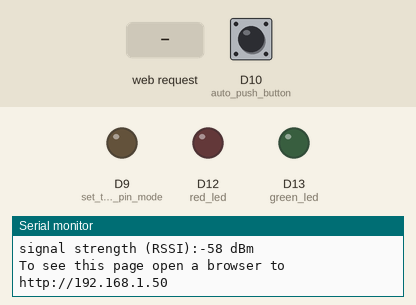
Recording of a sketch running on a simulated Arduino MKR. On the bench: output pins drawn as LEDs (lit = HIGH), the last lines printed to the serial monitor. Dashed ring = blinking. The test bench sets the inputs (shaded band); at power-on: D10 (auto_push_button) HIGH. WiFi joins after 1.5 s; servers stay silent unless stated.

Above: at 14.7 s.
14.8 s: D10 (auto_push_button) pulled LOW for 0.15 s
At 17.7 s:
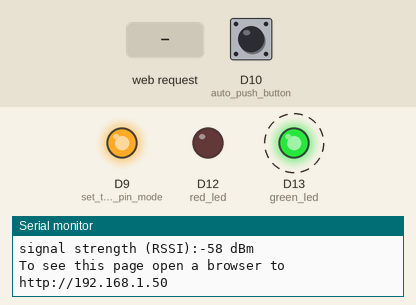
17.9 s: HTTP request GET /9/off received
At 20.1 s:
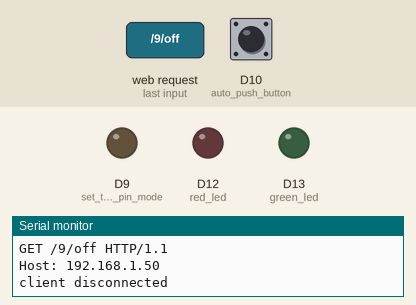
20.9 s: HTTP request GET /9/on received
At 23.7 s:
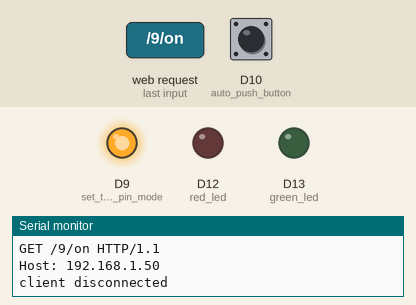
23.9 s: HTTP request GET /9/off received
At 26.7 s:
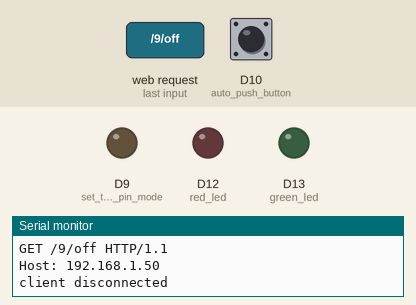
26.9 s: D10 (auto_push_button) pulled LOW for 3.2 s
At 28.0 s:
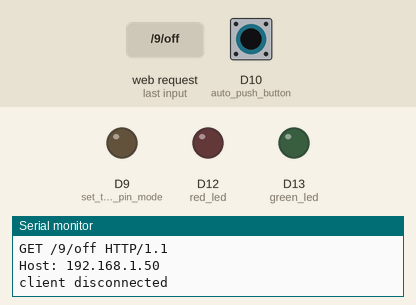
31.6 s: D10 (auto_push_button) pulled LOW for 1 s
At 33.5 s:
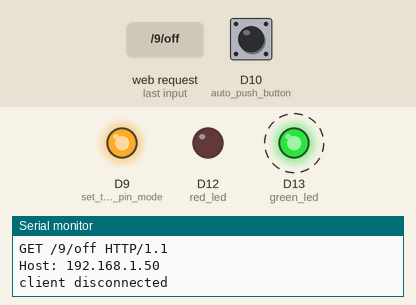
Timing chart, 0 to 36.6 s (numbered marks = the images above; inputs shaded):
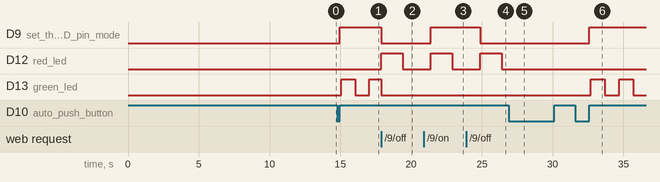

The sketch:

IO_WiFi_WebCtrl.ino
```cpp
/*
  WiFi Web Server - Lighting Control and Timer Application

 A simple web server to control state of GPIOs via the web.
 This sketch will print the IP address of your WiFi Shield (once connected)
 to the Serial monitor. From there, you can open that address in a web browser
 to turn on and off the output. It also features a push button to trigger a
 timer to keep the output activated for 60 minutes and then off for the rest
 of the day so if for example the output is activated at 9pm on a day then it
 will keep being activated at 9pm for an hour every day.

 This example is written for a network using WPA encryption. For
 WEP or WPA, change the WiFi.begin() call accordingly.

 Based on initial code from Tom Igoe which was created on 25 Nov 2012.

 It has been modified by RM on May 2019.
 */
#include <SPI.h>
#include <WiFi101.h>

///////please enter SSID and Password here
char ssid[] = "Your_SSID_here";           // your network SSID (name)
char pass[] = "Your_WiFi_Password_here";  // your network password (use for WPA, or use as key for WEP)
int keyIndex = 0;                         // your network key Index number (needed only for WEP)

// Flags
int pb_release_flag = 0;
int auto_pb_press_flag = 0;

// Pin definition
int auto_push_button = 10;    // Pin 10 for auto-mode push button
int gnd_output = 11;          // Pin 11 to use as GND
int red_led = 12;             // Pin 12 for Red LED
int green_led = 13;           // Pin 13 for Green LED

// General Purpose Variables
int status = WL_IDLE_STATUS;
WiFiServer server(80);
unsigned long currentMillis;
unsigned long previousMillis = 0;
const long interval = 1000;     // 1000ms for 1second
int ledState = LOW;
unsigned long TimeON = 3600;    // 3600s for 60minutes or 1 hour
unsigned long TimeOFF = 86400;  // 86400s for 1440minutes or 24 hours - 3600s of ON and the rest of the time OFF
unsigned long TimeCounter = 0;
String output9State = "off";
String Timer9State = "off";
String header;
int debou_state = 0;            // Debounce state register
String sw_version = "01.00.06, 30/05/19";

// Fixed IP address
IPAddress ip(192, 168, 0, 100);

/////////////////////////
//    Setup
/////////////////////////
void setup() {
  Serial.begin(9600);                     // initialize serial communication
  pinMode(9, OUTPUT);                     // set the LED pin mode
  pinMode(auto_push_button,INPUT_PULLUP); // push-button input
  pinMode(gnd_output, OUTPUT);            // Output set as GND
  digitalWrite(gnd_output, LOW);          // Set line to LOW
  pinMode(red_led, OUTPUT);               // set the LED pin mode
  pinMode(green_led, OUTPUT);             // set the LED pin mode
  digitalWrite(red_led, LOW);             // Set both LEDs to LOW
  digitalWrite(green_led, LOW);

  // delay to see sw print information on serial monitor
  delay(2000);

  // Print sw information
  Serial.print("SW version: " + sw_version);
  Serial.print("Created by RM - 2019");

  // check for the presence of the shield:
  if (WiFi.status() == WL_NO_SHIELD) {
    Serial.println("WiFi shield not present");
    while (true);       // don't continue
  }

  // Configuring Fixed IP to the WiFi module
  WiFi.config(ip);

  // attempt to connect to WiFi network:
  while ( status != WL_CONNECTED) {
    Serial.print("Attempting to connect to SSID: ");
    Serial.println(ssid);                   // print the network name (SSID);

    // Connect to WPA/WPA2 network. Change this line if using open or WEP network:
    status = WiFi.begin(ssid, pass);
    // wait 10 seconds for connection:
    delay(10000);
  }
  server.begin();                           // start the web server on port 80
  printWiFiStatus();                        // you're connected now, so print out the status
}


void loop() {

  /////////////////////////////////////////////
  // Handle auto_pb press and timer function
  /////////////////////////////////////////////
  // Switch case to handle push-button press debouncing
  switch (debou_state) {
    case 0:
      if(digitalRead(auto_push_button) == 0) {
        currentMillis = millis();
        previousMillis = currentMillis;
        debou_state++;
      }
    break;

    case 1:
      currentMillis = millis();
      // 100ms debounce to confirm the push button has been pressed
      if (currentMillis - previousMillis >= 100) {
        if(digitalRead(auto_push_button) == 0) {
          pb_release_flag = 1;
          debou_state++;
        }
        else {
          debou_state = 0;
        }
      }
    break;

    case 2:
      if(digitalRead(auto_push_button) == 1 && pb_release_flag == 1) {
        pb_release_flag = 0;
        previousMillis = 0;
        // Toggle "auto_pb_press_flag"
        if(auto_pb_press_flag == 0) {
          // Switch the MAIN output ON - Timer Starts
          digitalWrite(9, HIGH);
          auto_pb_press_flag = 1;
        }
        else if(auto_pb_press_flag == 1) {
          // Switch the MAIN output OFF - Timer fucntion is stopped
          digitalWrite(9, LOW);
          auto_pb_press_flag = 0;
        }
        delay(100);
        debou_state++;
      }
    break;

    case 3:
      debou_state = 0;
    break;
  }

  // RM: push button press handling as it was before - without debouncing
  /*
  if(digitalRead(auto_push_button) == 0) {
    pb_release_flag = 1;
  }
  else if(digitalRead(auto_push_button) == 1 && pb_release_flag == 1) {
    pb_release_flag = 0;
    // Toggle "auto_pb_press_flag"
    if(auto_pb_press_flag == 0) {
      // Switch the MAIN output ON - Timer Starts
      digitalWrite(9, HIGH);
      auto_pb_press_flag = 1;
    }
    else if(auto_pb_press_flag == 1) {
      // Switch the MAIN output OFF - Timer fucntion is stopped
      digitalWrite(9, LOW);
      auto_pb_press_flag = 0;
    }
  }
  */

  // Button has been pressed and released - the timer action can begin
  if(auto_pb_press_flag == 1) {
    // Load string
    Timer9State = "on";
    // The timer function is running
    currentMillis = millis();

    // Check if the millis counter has reached the interval
    if (currentMillis - previousMillis >= interval) {
      // save the last time you blinked the LED
      previousMillis = currentMillis;

      // if the LED is off turn it on and vice-versa
      if (ledState == LOW) {
        ledState = HIGH;
      } else {
        ledState = LOW;
      }

      // Blink Green LED once a second when the timer function is running
      digitalWrite(green_led, ledState);
      digitalWrite(red_led, LOW);

      // Increase every second
      TimeCounter++;
    }

    // Check if it has reached the TimeOn counter
    if(TimeCounter == TimeON) {
      // Switch the MAIN output OFF
      digitalWrite(9, LOW);
    }
    else if(TimeCounter == TimeOFF) {
      // Switch the MAIN output ON - The cycle stats again
      digitalWrite(9, HIGH);
      // Set counter to zero
      TimeCounter = 0;
    }
  }
  else if(auto_pb_press_flag == 0) {
    // The timer function has stopped running
    // Load string
    Timer9State = "off";
    TimeCounter = 0;
    currentMillis = 0;
    previousMillis = 0;
    digitalWrite(green_led, LOW);
    digitalWrite(red_led, LOW);
  }
  /////////////////////////////////////////////


  /////////////////////////////////////////////
  // Handle the Webpage
  /////////////////////////////////////////////
  WiFiClient client = server.available();   // listen for incoming clients

  if (client) {                             // if you get a client,
    header = "";  // RM added for testing
    Serial.println("new client");           // print a message out the serial port
    String currentLine = "";                // make a String to hold incoming data from the client
    while (client.connected()) {            // loop while the client's connected

      // Switch red LED On to indicate that there is a client connected
      digitalWrite(green_led, LOW);
      digitalWrite(red_led, HIGH);

      if (client.available()) {             // if there's bytes to read from the client,
        char c = client.read();             // read a byte, then
        Serial.write(c);                    // print it out the serial monitor
        header += c;                        // capture data
        if (c == '\n') {                    // if the byte is a newline character

          // if the current line is blank, you got two newline characters in a row.
          // that's the end of the client HTTP request, so send a response:
          if (currentLine.length() == 0) {
            // Checking if the header is valid
            // dXNlcjpwYXNz = 'user:pass' (user:pass) base64 encode
            // Finding the right credential string, then loads web page
            if(header.indexOf("NXdhcmt3b3J0aDplbW1hbHVjYXM=") >= 0) {
              // HTTP headers always start with a response code (e.g. HTTP/1.1 200 OK)
              // and a content-type so the client knows what's coming, then a blank line:
              client.println("HTTP/1.1 200 OK");
              client.println("Content-type:text/html");
              client.println();

              // Display the HTML web page
              client.println("<!DOCTYPE html><html>");
              client.println("<head><meta name=\"viewport\" content=\"width=device-width, initial-scale=1\">");
              client.println("<link rel=\"icon\" href=\"data:,\">");
              client.println("<title>RM Control</title>");
              // CSS to style the on/off buttons
              // Feel free to change the background-color and font-size attributes to fit your preferences
              client.println("<style>html { font-family: Helvetica; display: inline-block; margin: 0px auto; text-align: center;}");
              client.println(".button { background-color: #195B6A; border: none; color: white; padding: 16px 40px;");
              client.println("text-decoration: none; font-size: 30px; margin: 2px; cursor: pointer;}");
              client.println(".button2 {background-color: #77878A;}</style></head>");

              // Web Page Heading
              client.println("<body><h1>Garden Lighting Control</h1><br>");

              client.println("<body><h2>Deck Lighting</h2><br>");
              // Display current state, and ON/OFF buttons for GPIO 9
              client.println("<p>Current State: " + output9State + "</p>");
              // Display if the timer on GPIO 9 is running
              client.println("<p>Timer State: " + Timer9State + "</p>");

              // If the output9State is off, it displays the ON button
              if (output9State=="off") {
                client.println("<p><a href=\"/9/on\"><button class=\"button\">On</button></a></p>");
              } else {
                client.println("<p><a href=\"/9/off\"><button class=\"button button2\">Off</button></a></p>");
              }
              client.println("</body></html>");

              // The HTTP response ends with another blank line:
              client.println();
              // break out of the while loop:
              break;
            }
            else {
              // Wrong user or password, so HTTP request fails...
              client.println("HTTP/1.1 401 Unauthorized");
              client.println("WWW-Authenticate: Basic realm=\"Secure\"");
              client.println("Content-Type: text/html");
              client.println();
              client.println("<html>Authentication failed</html>");
            }
          }
          else {      // if you got a newline, then clear currentLine:
            currentLine = "";
          }
        }
        else if (c != '\r') {    // if you got anything else but a carriage return character,
          currentLine += c;      // add it to the end of the currentLine
        }

        // Check to see if the client request was "GET /9/on" or "GET /9/off":
        if (currentLine.endsWith("GET /9/on")) {
          output9State = "on";
          digitalWrite(9, HIGH);               // GET /9/on turns the LED on
        }
        if (currentLine.endsWith("GET /9/off")) {
          output9State = "off";
          digitalWrite(9, LOW);                // GET /9/off turns the LED off
        }
      }
    }
    // clear header variable
    header = "";
    // close the connection:
    client.stop();
    Serial.println("client disconnected");
    // Switch red LED off
    digitalWrite(red_led, LOW);
    delay(1000);
    client.stop();
    delay(1000);
  }
  /////////////////////////////////////////////

}

void printWiFiStatus() {
  // print network detials:
  Serial.print("SSID: ");
  Serial.println(WiFi.SSID());

  // print your IP address:
  IPAddress ip = WiFi.localIP();
  Serial.print("IP Address: ");
  Serial.println(ip);

  // print your subnet mask:
  IPAddress subnet = WiFi.subnetMask();
  Serial.print("Subnet Mask: ");
  Serial.println(subnet);

  // print your gateway address:
  IPAddress gateway = WiFi.gatewayIP();
  Serial.print("Gateway IP: ");
  Serial.println(gateway);

  // print the received signal strength:
  long rssi = WiFi.RSSI();
  Serial.print("signal strength (RSSI):");
  Serial.print(rssi);
  Serial.println(" dBm");
  // print where to go in a browser:
  Serial.print("To see this page open a browser to http://");
  Serial.println(ip);
}
```

Measured:
- after the input at 14.8 s, D9 (set_the_LED_pin_mode): LOW → HIGH after 0.15 s; D13 (green_led): LOW → HIGH after 0.25 s, → LOW 1.0 s later, → HIGH 1.0 s later
- after the input at 17.9 s, D9 (set_the_LED_pin_mode): HIGH → LOW at once; D12 (red_led): LOW → HIGH at once, → LOW 1.5 s later
- after the input at 20.9 s, D9 (set_the_LED_pin_mode): LOW → HIGH after 0.50 s; D12 (red_led): LOW → HIGH after 0.50 s, → LOW 1.5 s later; D13 (green_led): stays LOW (without the input it goes to HIGH after 1.5 s)
- after the input at 23.9 s, D9 (set_the_LED_pin_mode): HIGH → LOW after 1.0 s; D12 (red_led): LOW → HIGH after 1.0 s, → LOW 1.5 s later; D13 (green_led): stays LOW (without the input it goes to HIGH after 1.0 s)
- after the input at 26.9 s, D13 (green_led): stays LOW (without the input it goes to HIGH after 2.5 s)
- after the input at 31.6 s, D9 (set_the_LED_pin_mode): LOW → HIGH after 1.0 s; D13 (green_led): alternates HIGH for 1.0 s and LOW for 1.0 s, starting after 1.1 s
